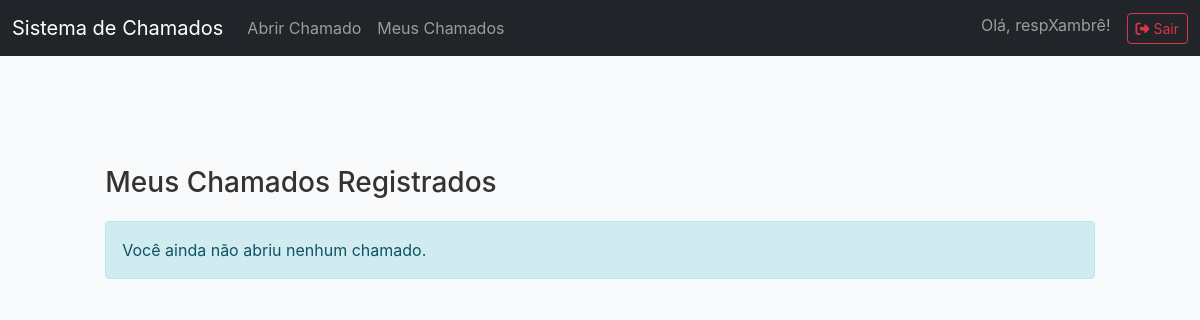
Page /meus_chamados (signed in) on the earlier database version.
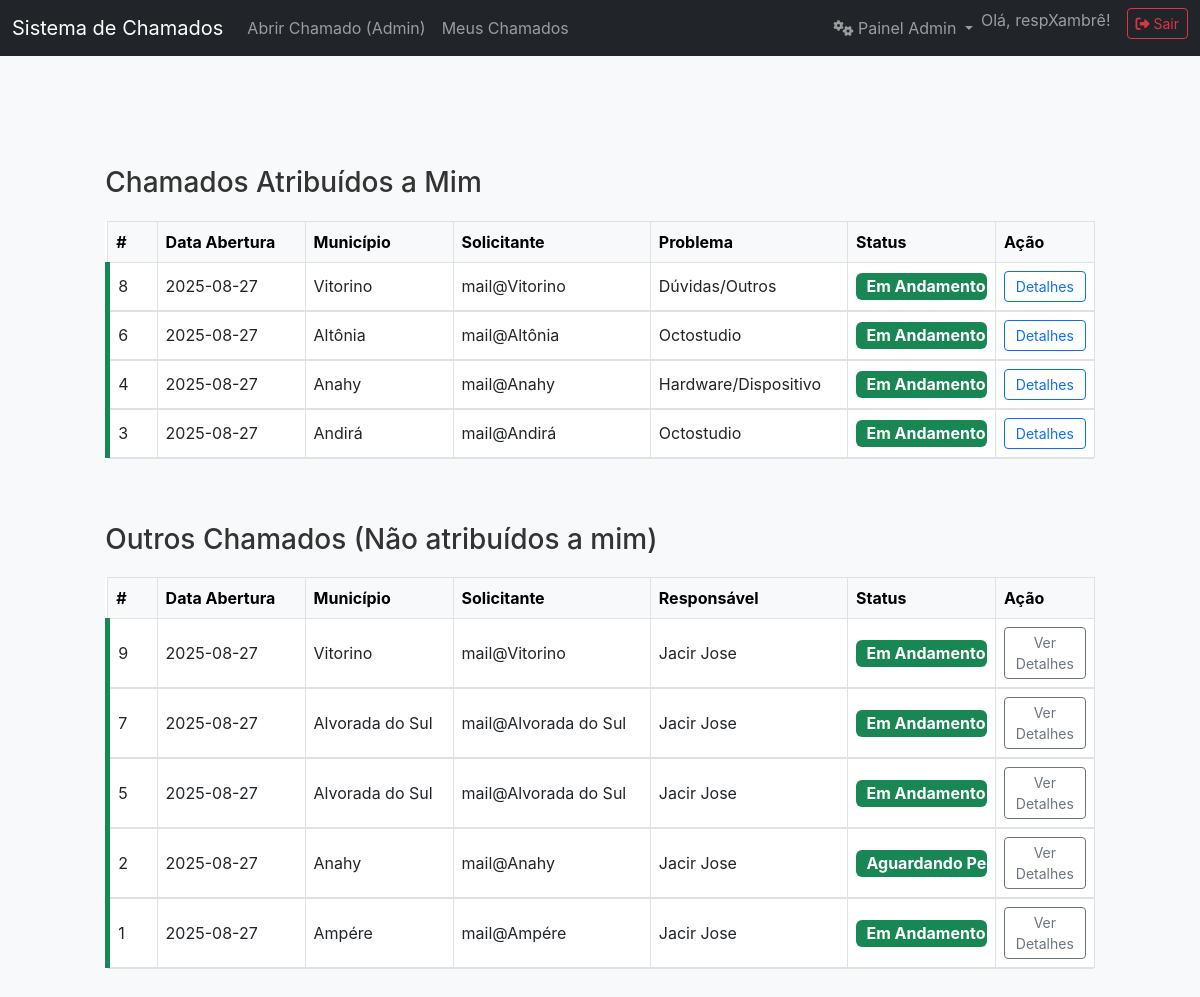
Same page on the later database version.
### tables this page shows
CREATE TABLE users (
        id INTEGER PRIMARY KEY AUTOINCREMENT, email TEXT UNIQUE NOT NULL, password TEXT NOT NULL,
        municipio TEXT NOT NULL, responsavel TEXT NOT NULL, telefone TEXT NOT NULL,
        must_reset_password BOOLEAN DEFAULT 1, is_admin BOOLEAN DEFAULT 0
    );

CREATE TABLE chamados (
        id INTEGER PRIMARY KEY AUTOINCREMENT,
        timestamp DATETIME DEFAULT CURRENT_TIMESTAMP,
        solicitante_email TEXT NOT NULL,
        municipio TEXT NOT NULL,
        smartphone_imei TEXT NOT NULL,
        tipo_problema_id INTEGER NOT NULL,
        observacoes TEXT NOT NULL,
        status_id INTEGER NOT NULL,
        foto TEXT,
        solucao TEXT,
        admin_responsavel_id INTEGER,
        FOREIGN KEY (tipo_problema_id) REFERENCES tipos_problema (id),
        FOREIGN KEY (status_id) REFERENCES status (id),
        FOREIGN KEY (admin_responsavel_id) REFERENCES users (id)
    );

CREATE TABLE tipos_problema (
        id INTEGER PRIMARY KEY AUTOINCREMENT,
        nome TEXT UNIQUE NOT NULL
    );

CREATE TABLE status (
        id INTEGER PRIMARY KEY AUTOINCREMENT,
        nome TEXT UNIQUE NOT NULL
    );

### app.py (the view)
@app.route('/meus_chamados')
@login_required
def meus_chamados():
    db = get_db()
    status_options = db.execute('SELECT * FROM status ORDER BY id').fetchall()
    tipos_problema_options = db.execute('SELECT * FROM tipos_problema ORDER BY nome').fetchall()
    status_filter_id = request.args.get('status', None, type=int)
    base_query = """
        SELECT c.id, c.timestamp, c.municipio, c.solicitante_email, c.smartphone_imei,
               c.observacoes, c.foto, c.solucao, c.status_id, c.tipo_problema_id, c.admin_responsavel_id,
               s.nome as status_nome,
               tp.nome as tipo_problema_nome,
               u.responsavel as admin_responsavel_nome,
               e.marca as equipamento_marca,
               e.modelo as equipamento_modelo
        FROM chamados c
        JOIN status s ON c.status_id = s.id
        JOIN tipos_problema tp ON c.tipo_problema_id = tp.id
        LEFT JOIN users u ON c.admin_responsavel_id = u.id
        LEFT JOIN equipamentos e ON c.smartphone_imei = e.imei1
    """
    if g.user['is_admin']:
        config_rows = db.execute("SELECT chave, valor FROM configuracoes WHERE chave LIKE 'prazo_%'").fetchall()
        configs = {row['chave']: int(row['valor']) for row in config_rows}
        prazo_vermelho = configs.get('prazo_vermelho', 10)
        prazo_amarelo = configs.get('prazo_amarelo', 5)
        params_atribuidos = [g.user['id']]
        query_atribuidos_conditions = " WHERE c.admin_responsavel_id = ?"
        if status_filter_id:
            query_atribuidos_conditions += " AND c.status_id = ?"
            params_atribuidos.append(status_filter_id)
        query_atribuidos = base_query + query_atribuidos_conditions + " ORDER BY c.timestamp DESC"
        chamados_atribuidos_raw = db.execute(query_atribuidos, tuple(params_atribuidos)).fetchall()
        chamados_atribuidos_processados = []
        for chamado in chamados_atribuidos_raw:
            chamado_dict = dict(chamado)
            chamado_dict['cor_borda'] = 'success'
            if chamado_dict['status_nome'] not in ['Finalizado', 'Cancelado']:
                try:
                    data_abertura = datetime.strptime(chamado_dict['timestamp'].split('.')[0], '%Y-%m-%d %H:%M:%S')
                    dias_aberto = (datetime.now() - data_abertura).days
                    if dias_aberto > prazo_vermelho:
                        chamado_dict['cor_borda'] = 'danger'
                    elif dias_aberto > prazo_amarelo:
                        chamado_dict['cor_borda'] = 'warning'
                except (ValueError, TypeError):
                    chamado_dict['cor_borda'] = 'secondary'
            chamados_atribuidos_processados.append(chamado_dict)
        query_outros = f"""
            {base_query}
            WHERE (c.admin_responsavel_id IS NULL OR c.admin_responsavel_id != ?)
            AND s.nome NOT IN ('Finalizado', 'Cancelado')
            ORDER BY c.timestamp DESC
        """
        outros_chamados_raw = db.execute(query_outros, (g.user['id'],)).fetchall()
        outros_chamados_processados = []
        for chamado in outros_chamados_raw:
            chamado_dict = dict(chamado)
            chamado_dict['cor_borda'] = 'success'
            try:
                data_abertura = datetime.strptime(chamado_dict['timestamp'].split('.')[0], '%Y-%m-%d %H:%M:%S')
                dias_aberto = (datetime.now() - data_abertura).days
                if dias_aberto > prazo_vermelho:
                    chamado_dict['cor_borda'] = 'danger'
                elif dias_aberto > prazo_amarelo:
                    chamado_dict['cor_borda'] = 'warning'
            except (ValueError, TypeError):
                chamado_dict['cor_borda'] = 'secondary'
            outros_chamados_processados.append(chamado_dict)
        db.close()
        return render_template('meus_chamados.html',
                               chamados_atribuidos=chamados_atribuidos_processados,
                               outros_chamados=outros_chamados_processados,
                               status_options=status_options,
                               tipos_problema_options=tipos_problema_options,
                               status_filter_id=status_filter_id)
    else:
        params = [g.user['email']]
        query_conditions = " WHERE c.solicitante_email = ?"
        if status_filter_id:
            query_conditions += " AND c.status_id = ?"
            params.append(status_filter_id)
        query = base_query + query_conditions + " ORDER BY c.timestamp DESC"
        todos_chamados = db.execute(query, tuple(params)).fetchall()
        db.close()
        return render_template('meus_chamados.html', chamados=todos_chamados, status_options=status_options,
                               tipos_problema_options=tipos_problema_options, status_filter_id=status_filter_id)

### app.py (called while the page is built)
def get_db():
    db = sqlite3.connect(DATABASE)
    db.row_factory = sqlite3.Row
    return db

def login_required(f):
    @wraps(f)
    def decorated_function(*args, **kwargs):
        if 'user_id' not in session:
            flash('Por favor, faça login para acessar esta página.', 'warning')
            return redirect(url_for('login'))
        return f(*args, **kwargs)
    return decorated_function

@app.before_request
def load_logged_in_user():
    user_id = session.get('user_id')
    if user_id is None:
        g.user = None
    else:
        db = get_db()
        g.user = db.execute('SELECT * FROM users WHERE id = ?', (user_id,)).fetchone()
        db.close()

@app.context_processor
def inject_user():
    return dict(user=g.user)

### templates/meus_chamados.html (shortened to what this page needs)
{% extends "layout.html" %}
{% block content %}
<div class="container mt-4">
    {% if user.is_admin %}
    <div class="mb-5">
        <h3>Chamados Atribuídos a Mim</h3>
        {% if chamados_atribuidos %}
        <div class="table-responsive">
            <table class="table table-bordered table-hover align-middle">
                <thead class="table-light">
                    <tr>
                        <th scope="col" style="width: 5%;">#</th>
                        <th scope="col" style="width: 15%;">Data Abertura</th>
                        <th scope="col" style="width: 15%;">Município</th>
                        <th scope="col" style="width: 20%;">Solicitante</th>
                        <th scope="col" style="width: 20%;">Problema</th>
                        <th scope="col" style="width: 15%;">Status</th>
                        <th scope="col" style="width: 10%;">Ação</th>
                    </tr>
                </thead>
                <tbody>
                    {% for chamado in chamados_atribuidos %}
                    <tr class="clickable" data-bs-toggle="collapse" data-bs-target="#detalhes-{{ chamado.id }}" aria-expanded="false" aria-controls="detalhes-{{ chamado.id }}" style="border-left: 5px solid var(--bs-{{ chamado.cor_borda if chamado.status_nome not in ['Finalizado', 'Cancelado'] else 'secondary' }});">
                        <td>{{ chamado.id }}</td>
                        <td>{{ chamado.timestamp.split(' ')[0] }}</td>
                        <td>{{ chamado.municipio }}</td>
                        <td>{{ chamado.solicitante_email }}</td>
                        <td>{{ chamado.tipo_problema_nome }}</td>
                        <td>
                            <span class="badge fs-6 w-100 {% if chamado.status_nome in ['Finalizado', 'Cancelado'] %}bg-secondary{% else %}bg-{{ chamado.cor_borda }}{% endif %}">
                                {{ chamado.status_nome }}
                            </span>
                        </td>
                        <td>
                            <button class="btn btn-sm btn-outline-primary w-100">
                                Detalhes
                            </button>
                        </td>
                    </tr>
                    <tr>
                        <td colspan="7" class="p-0 border-0">
                        </td>
                    </tr>
                    {% endfor %}
                </tbody>
            </table>
        </div>
        {% else %}
        <div class="alert alert-secondary">Nenhum chamado atribuído a você no momento.</div>
        {% endif %}
    </div>
    <div>
        <h3>Outros Chamados (Não atribuídos a mim)</h3>
        {% if outros_chamados %}
        <div class="table-responsive">
            <table class="table table-bordered table-hover align-middle">
                <thead class="table-light">
                    <tr>
                        <th scope="col" style="width: 5%;">#</th>
                        <th scope="col" style="width: 15%;">Data Abertura</th>
                        <th scope="col" style="width: 15%;">Município</th>
                        <th scope="col" style="width: 20%;">Solicitante</th>
                        <th scope="col" style="width: 20%;">Responsável</th>
                        <th scope="col" style="width: 15%;">Status</th>
                        <th scope="col" style="width: 10%;">Ação</th>
                    </tr>
                </thead>
                <tbody>
                    {% for chamado in outros_chamados %}
                    <tr class="clickable" data-bs-toggle="collapse" data-bs-target="#geral-detalhes-{{ chamado.id }}" aria-expanded="false" aria-controls="geral-detalhes-{{ chamado.id }}" style="border-left: 5px solid var(--bs-{{ chamado.cor_borda }});">
                        <td>{{ chamado.id }}</td>
                        <td>{{ chamado.timestamp.split(' ')[0] }}</td>
                        <td>{{ chamado.municipio }}</td>
                        <td>{{ chamado.solicitante_email }}</td>
                        <td>
                            {% if chamado.admin_responsavel_nome %}
                                {{ chamado.admin_responsavel_nome }}
                            {% else %}
                                <span class="text-muted fst-italic">Aguardando...</span>
                            {% endif %}
                        </td>
                        <td>
                             <span class="badge fs-6 w-100 bg-{{ chamado.cor_borda }}">
                                {{ chamado.status_nome }}
                            </span>
                        </td>
                        <td>
                            {% if not chamado.admin_responsavel_id %}
                            <form action="{{ url_for('capturar_chamado', chamado_id=chamado.id) }}" method="POST" class="d-grid">
                                <button type="submit" class="btn btn-sm btn-primary">
                                    <i class="fas fa-hand-paper me-1"></i>Capturar
                                </button>
                            </form>
                            {% else %}
                                <button class="btn btn-sm btn-outline-secondary w-100">
                                    Ver Detalhes
                                </button>
                            {% endif %}
                        </td>
                    </tr>
                    <tr>
                        <td colspan="7" class="p-0 border-0">
                        </td>
                    </tr>
                    {% endfor %}
                </tbody>
            </table>
        </div>
        {% else %}
        <div class="alert alert-success">Não há outros chamados ativos no momento.</div>
        {% endif %}
    </div>
    {% else %}
    <h3>Meus Chamados Registrados</h3>
    {% if chamados %}
        <p>Aqui será exibida a lista de chamados para usuários comuns.</p>
    {% else %}
        <div class="alert alert-info">Você ainda não abriu nenhum chamado.</div>
    {% endif %}
    {% endif %}
</div>
{% endblock %}

### templates/layout.html (shortened to what this page needs)
<!doctype html>
<html lang="pt-BR">
<head>
    <link href="https://cdn.jsdelivr.net/npm/bootstrap@5.3.0/dist/css/bootstrap.min.css" rel="stylesheet">
    <link rel="stylesheet" href="https://cdnjs.cloudflare.com/ajax/libs/font-awesome/6.4.0/css/all.min.css">
    <link rel="stylesheet" href="{{ url_for('static', filename='css/style.css') }}">
</head>
<body>
<nav class="navbar navbar-expand-lg navbar-dark bg-dark">
    <div class="container-fluid">
        <a class="navbar-brand" href="{{ url_for('index') }}">Sistema de Chamados</a>
        <div class="collapse navbar-collapse" id="navbarNav">
            <ul class="navbar-nav me-auto">
                {% if user %}
                    {% if user.is_admin %}
                        <li class="nav-item">
                             <a class="nav-link" href="{{ url_for('abrir_chamado_admin') }}">Abrir Chamado (Admin)</a>
                        </li>
                    {% else %}
                        <li class="nav-item">
                            <a class="nav-link" href="{{ url_for('index') }}">Abrir Chamado</a>
                        </li>
                    {% endif %}
                    <li class="nav-item">
                        <a class="nav-link" href="{{ url_for('meus_chamados') }}">Meus Chamados</a>
                    </li>
                {% endif %}
            </ul>
            <ul class="navbar-nav ms-auto">
                {% if user and user.is_admin %}
                    <li class="nav-item dropdown">
                        <a class="nav-link dropdown-toggle" href="#" id="adminMenuDropdown" role="button" data-bs-toggle="dropdown" aria-expanded="false">
                            <i class="fas fa-cogs"></i> Painel Admin
                        </a>
                    </li>
                {% endif %}
                {% if user %}
                    <li class="nav-item">
                        <span class="navbar-text me-3">
                            Olá, {{ user.responsavel.split()[0] }}!
                        </span>
                    </li>
                    <li class="nav-item">
                        <a href="{{ url_for('logout') }}" class="btn btn-outline-danger btn-sm">
                            <i class="fas fa-sign-out-alt"></i> Sair
                        </a>
                    </li>
                {% else %}
                    <li class="nav-item">
                         <a href="{{ url_for('login') }}" class="btn btn-outline-success btn-sm">
                            <i class="fas fa-sign-in-alt"></i> Entrar
                        </a>
                    </li>
                {% endif %}
            </ul>
        </div>
    </div>
</nav>
<div class="container mt-4">
    {% block content %}{% endblock %}
</div>
</body>
</html>

### static/css/style.css (style rules this page uses)
body { font-family: -apple-system, BlinkMacSystemFont, "Segoe UI", Roboto, "Helvetica Neue", Arial, sans-serif; margin: 0; background-color: #f8f9fa; color: #333; }
.container { width: 100%; max-width: 95%; margin: 1em auto; padding: 1.5em; }
h1, h2, h3 { margin-top: 0.5em; margin-bottom: 0.75em; }
table { width: 100%; border-collapse: collapse; margin-bottom: 1.5em; background: white; table-layout: fixed; }
th, td { border: 1px solid #dee2e6; padding: 0.75em; text-align: left; vertical-align: middle; word-wrap: break-word; }
th { background-color: #e9ecef; }
tbody tr:nth-child(odd) { background-color: #f8f9fa; }

### templates/meus_chamados.html (style rules this page uses)
.table .clickable { cursor: pointer; }

Differences in the rows shown:
changed users "respXambrê": is_admin False → True (drawn)
added chamados: id "8", timestamp "2025-08-27", municipio "Vitorino", solicitante_email "mail@Vitorino", tipo_problema_nome "Dúvidas/Outros", status_nome "Em Andamento", shown under "Chamados Atribuídos a Mim"
added chamados: id "6", timestamp "2025-08-27", municipio "Altônia", solicitante_email "mail@Altônia", tipo_problema_nome "Octostudio", status_nome "Em Andamento", shown under "Chamados Atribuídos a Mim"
added chamados: id "4", timestamp "2025-08-27", municipio "Anahy", solicitante_email "mail@Anahy", tipo_problema_nome "Hardware/Dispositivo", status_nome "Em Andamento", shown under "Chamados Atribuídos a Mim"
now on this page (row edited): chamados: id "3", timestamp "2025-08-27", municipio "Andirá", solicitante_email "mail@Andirá", tipo_problema_nome "Octostudio", status_nome "Em Andamento", shown under "Chamados Atribuídos a Mim"
added chamados: id "9", timestamp "2025-08-27", municipio "Vitorino", solicitante_email "mail@Vitorino", admin_responsavel_nome "Jacir Jose", status_nome "Em Andamento", shows "Ver Detalhes", shown under "Outros Chamados (Não atribuídos a mim)"
added chamados: id "7", timestamp "2025-08-27", municipio "Alvorada do Sul", solicitante_email "mail@Alvorada do Sul", admin_responsavel_nome "Jacir Jose", status_nome "Em Andamento", shows "Ver Detalhes", shown under "Outros Chamados (Não atribuídos a mim)"
added chamados: id "5", timestamp "2025-08-27", municipio "Alvorada do Sul", solicitante_email "mail@Alvorada do Sul", admin_responsavel_nome "Jacir Jose", status_nome "Em Andamento", shows "Ver Detalhes", shown under "Outros Chamados (Não atribuídos a mim)"
now on this page (row edited): chamados: id "2", timestamp "2025-08-27", municipio "Anahy", solicitante_email "mail@Anahy", admin_responsavel_nome "Jacir Jose", status_nome "Aguardando Peça", shows "Ver Detalhes", shown under "Outros Chamados (Não atribuídos a mim)"
now on this page (row edited): chamados: id "1", timestamp "2025-08-27", municipio "Ampére", solicitante_email "mail@Ampére", admin_responsavel_nome "Jacir Jose", status_nome "Em Andamento", shows "Ver Detalhes", shown under "Outros Chamados (Não atribuídos a mim)"
Other differences:
text no longer shown: "Abrir Chamado Meus Chamados Registrados Você ainda não abriu nenhum chamado."
text now shown: "Abrir Chamado (Admin) Painel Admin Chamados Atribuídos a Mim # Data Abertura Município Solicitante Problema Status Ação Outros Chamados (Não atribuídos a mim) # Data Abertura Município Solicitante Responsável Status Ação"
